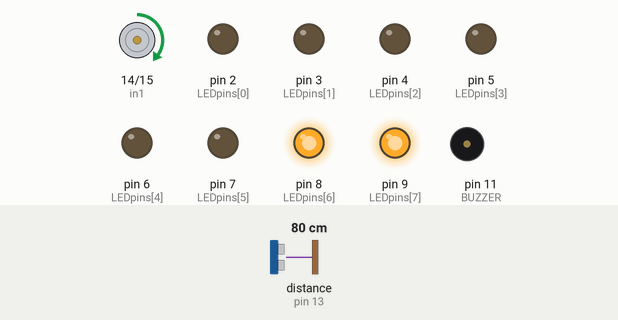
Simulated run of this sketch. Board: Arduino Uno, built with avr-gcc and run on an emulated ATmega328P. Parts: motor-driver pin pairs drawn as motors (green arrow = first pin HIGH = forward, orange = second pin HIGH = backward, longer = more drive, scaled by the enable pin), output pins drawn as LEDs (lit = HIGH), buzzer (waves = sounding). Wiring (inferred from the names in the program): ultrasonic range finder: trigger pin 12; echo pin 13. Dashed ring = blinking. The inputs (shaded band) are chosen by the test bench; at power-on: distance to the obstacle (sensor on pin 13) 80 cm. The echo pulse lasts 58.3 µs per cm; pins used as bus, display or sensor lines are not drawn.

Above: at 0.1 s.
1.3 s: distance to the obstacle (sensor on pin 13) set to 34 cm
4.3 s: distance to the obstacle (sensor on pin 13) set to 26 cm
At 4.7 s:
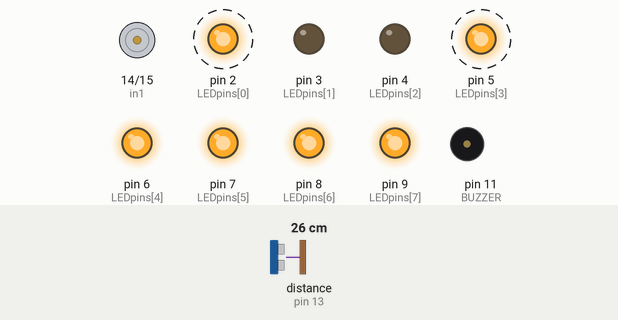
7.3 s: distance to the obstacle (sensor on pin 13) set to 35 cm
At 8.2 s:
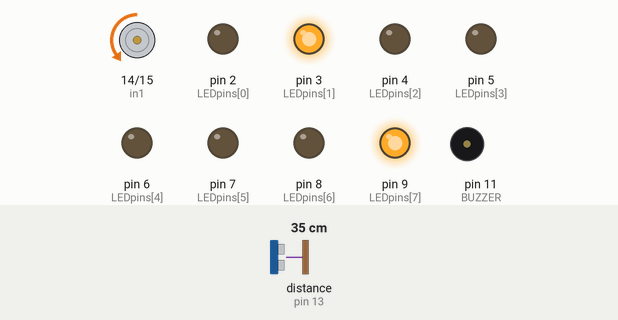
10.3 s: distance to the obstacle (sensor on pin 13) set to 2 cm
At 13.1 s:
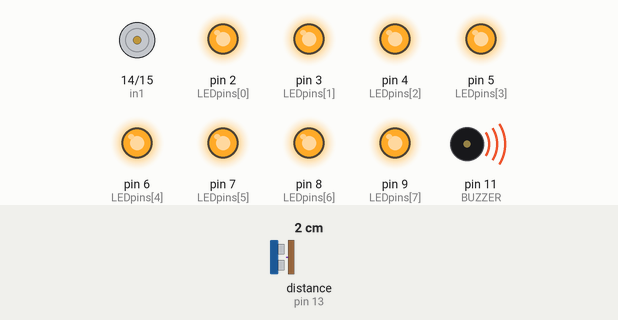
Timing chart, 0 to 23.3 s (numbered marks = the images above; inputs shaded):
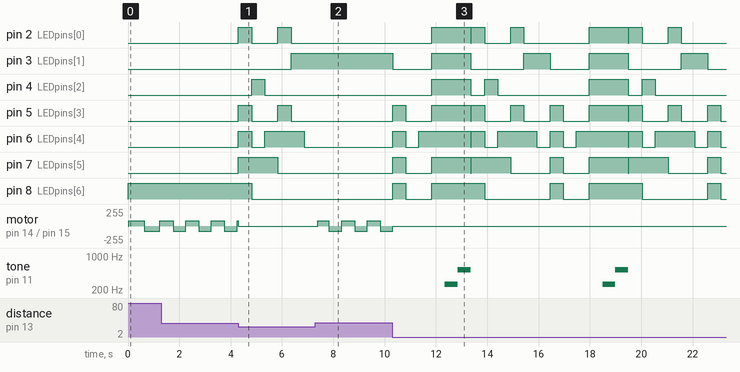

The sketch:

mini_project3.ino
```cpp
#define BUZZER 11 // 부저를 11번 핀
#define TRIGPin 12 // 초음파센서 트리거 12
#define ECHOPin 13 //초음파 센서 에코 13
int ena = 10; //모터 enable
int in1 = 14; //모터 in 1 A0
int in2 = 15; //모터 in 2 A1
int count = 0; // 물체 감지 회수
int LEDpins[] = {2, 3, 4, 5, 6, 7, 8, 9};
int NumLEDs = 8; // LED 개수
// 도, 레, 미, 파, 솔, 라, 시, 도
int tone_f[] = {261, 294, 330, 349, 392, 440, 494, 523};
int digitmap[10][8] = { //숫자에 대한 맵 (0 ~ 9)
  {0, 0, 0, 0, 0, 0, 1, 1}, //0
  {1, 0, 0, 1, 1, 1, 1, 1}, //1
  {0, 0, 1, 0, 0, 1, 0, 1}, //2
  {0, 0, 0, 0, 1, 1, 0, 1}, //3
  {1, 0, 0, 1, 1, 0, 0, 1}, //4
  {0, 1, 0, 0, 1, 0, 0, 1}, //5
  {0, 1, 0, 0, 0, 0, 0, 1}, //6
  {0, 0, 0, 1, 1, 1, 1, 1}, //7
  {0, 0, 0, 0, 0, 0, 0, 1}, //8
  {0, 0, 0, 0, 1, 0, 0, 1} //9
};

// 7 세그먼트 함수
void sevSEG(int i) {
  for (int j = 0 ; j < NumLEDs ; j++) { //Turn on or off the LEDs
    digitalWrite(LEDpins[j], digitmap[i][j]);
  }
  delay(10);
}

// 부저함수
void play() {
  for (int i = 0; i < 1; i++)
  {
    tone(BUZZER, tone_f[0]); //play DO-Do
    delay(500);
    tone(BUZZER, tone_f[7]);
    delay(500);
  }
  noTone(BUZZER); // 소리 중단
}

int distance()
{
  int duration, cm;
  digitalWrite(TRIGPin, LOW); //making a pulse
  delayMicroseconds(2); //
  digitalWrite(TRIGPin, HIGH); //
  delayMicroseconds(10); //
  digitalWrite(TRIGPin, LOW); //
  duration = pulseIn(ECHOPin, HIGH); //receiving the echo
  // convert the time into a distance
  cm = duration / 29 / 2;
  return (cm);
}

void setup() {

  pinMode(BUZZER, OUTPUT);
  pinMode(TRIGPin, OUTPUT);
  pinMode(ECHOPin, INPUT);
  pinMode(in1, OUTPUT); //모터
  pinMode(in2, OUTPUT); //모터
  pinMode(ena, OUTPUT); //모터
  for (int pin = 0 ; pin < 8 ; pin++)
  {
    pinMode(LEDpins[pin], OUTPUT);
  }
  sevSEG(0);

}

void loop () {

  for ( int i = 0 ; i < 20 ; i++)
  {
    delay(20);
    digitalWrite(in1, HIGH);
    digitalWrite(in2, LOW);
    analogWrite(ena, 80);
    distance();


    while ( distance() < 30 )
    {
      count++;
      analogWrite(ena, 0);
      sevSEG(count);
      delay(500);
      if ( count > 9 )
      {
        play();
        count = 0;
        sevSEG(0);
        break;
      }
    }
  }
  for ( int i = 0 ; i < 20 ; i++)
  {
    delay(20);
    digitalWrite(in1, LOW);
    digitalWrite(in2, HIGH);
    analogWrite(ena, 80);
    distance();
    while ( distance() < 30 )
    {
      count++;
      analogWrite(ena, 0);
      sevSEG(count);
      delay(500);
      if ( count > 9 )
      {
        play();
        count = 0;
        sevSEG(0);
        break;
      }
    }
  }

}
```

Measured:
- the behaviour switches between 31 and 30 cm on distance to the obstacle (sensor on pin 13) (found by bisection; images 0 and 1)
- after the input at 4.3 s, pin 2 (LEDpins[0]): alternates HIGH for 0.51 s and LOW for 1.0 s, starting at once; pin 3 (LEDpins[1]): LOW → HIGH after 2.1 s
- after the input at 7.3 s, pin 2 (LEDpins[0]): stays LOW (without the input it goes to HIGH after 1.6 s); pin 3 (LEDpins[1]): stays HIGH (without the input it goes to LOW after 0.08 s)
- after the input at 10.3 s, pin 3 (LEDpins[1]): HIGH → LOW at once, → HIGH 1.5 s later, → LOW 1.5 s later, → HIGH 2.1 s later, … (9 changes in this stretch); pin 4 (LEDpins[2]): LOW → HIGH after 1.5 s, → LOW 1.5 s later, → HIGH 0.54 s later, → LOW 0.51 s later, … (8 changes in this stretch)
